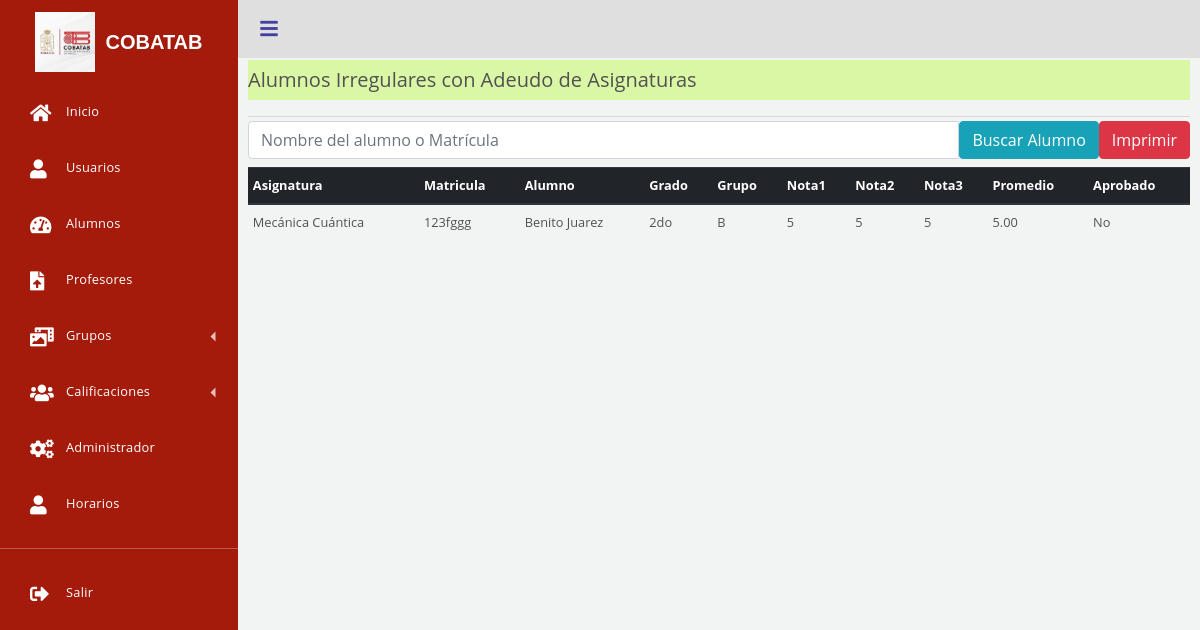
Screenshot of /views/alumnosirregulares.php (signed in) with the database file from the repository.
### tables this page shows
CREATE TABLE `notas` (
  `id` int(11) NOT NULL,
  `idasignatura` int(2) NOT NULL,
  `idalumno` int(2) NOT NULL,
  `Nota1` int(2) NOT NULL,
  `Nota2` int(2) NOT NULL,
  `Nota3` int(2) NOT NULL,
  `Promedio` float NOT NULL,
  `Aprobado` varchar(10) NOT NULL
);

CREATE TABLE `asignatura` (
  `id` int(11) NOT NULL,
  `Asignatura` varchar(50) NOT NULL,
  `idgrupo` int(11) NOT NULL,
  `Hora` int(2) NOT NULL,
  `Dia` varchar(10) NOT NULL,
  `idprofesor` int(3) NOT NULL
);

CREATE TABLE `alumnos` (
  `id` int(11) NOT NULL,
  `Nombre` varchar(30) NOT NULL,
  `Apellido` varchar(30) NOT NULL,
  `Matricula` varchar(30) NOT NULL,
  `Direccion` varchar(200) NOT NULL,
  `Movil` varchar(10) NOT NULL,
  `Email` varchar(100) NOT NULL
);

CREATE TABLE `grupo` (
  `id` int(11) NOT NULL,
  `Grupo` varchar(50) NOT NULL,
  `Turno` varchar(20) NOT NULL,
  `Ciclo` varchar(20) NOT NULL
);

### db/db.php (called while the page is built)
<?php
class Conectar{
  public static  function conexion(){
    $conexion = new PDO("mysql:host=localhost;dbname=cobatab", "root", "");
        return $conexion;
    }
}
?>

### tablasUniver/cuerpo.php (the view, shortened to what this page needs)
<?php
class tablacuerpo{
    private $db;
		private $alumnos;
    private $target;
    public function __construct(){
        $this->db=Conectar::conexion();
        $this->alumnos = array();
        $this->target = array();
    }
                  ?>
         <?php
public function irregulares($a,$link,$oculto)
{
  $consulta = $this->db->query($a);
  while($filas = $consulta->fetch(PDO::FETCH_ASSOC) ){
    $this->alumnos[] = $filas;
  }
  echo "<table class='table table-sm table-hover'><thead class='thead-dark'><tr> ";
    $i=0;
    foreach($this->alumnos[0] as $key=>$value){
              if($i<=$oculto)
              echo'<th style="display:none;">' . ($key) . '</th>';
              else
              echo'<th >' . ($key) . '</th>';
              $this->target[] = $key;
              $i++;
           }
           echo '</tr></thead><tbody border="1">';
            foreach ( $this->alumnos as $r ) {
             echo '<tr id='.$r["id"].'>';
             $i = 0;
                foreach ( $r as $v ) {
                  if($i<=$oculto)
                  echo '<td style="display:none;" data-target="'.$this->target[$i].'">'.$v.'</td>';
                  else
                  echo '<td data-target="'.$this->target[$i].'">'.$v.'</td>';
                  $i++;
            }
            echo '</tr>';
            }
    echo '</tbody> </table>';
}
}
?>

### librerias/menu.css (style rules this page uses)
:root { --font-family-sans-serif: "Open Sans", -apple-system, BlinkMacSystemFont, "Segoe UI", Roboto, "Helvetica Neue", Arial, sans-serif, "Apple Color Emoji", "Segoe UI Emoji", "Segoe UI Symbol", "Noto Color Emoji"; }
*, *::before, *::after { -webkit-box-sizing: border-box; box-sizing: border-box; }
html { font-family: sans-serif; line-height: 1.15; -webkit-text-size-adjust: 100%; -webkit-tap-highlight-color: rgba(0, 0, 0, 0); }
body { margin: 0; font-family: "Open Sans", -apple-system, BlinkMacSystemFont, "Segoe UI", Roboto, "Helvetica Neue", Arial, sans-serif, "Apple Color Emoji", "Segoe UI Emoji", "Segoe UI Symbol", "Noto Color Emoji"; font-size: 0.8rem; font-weight: 500; line-height: 2; color: #515151; text-align: left; background-color: #e9edf4; }

### rows the page displays
notas: idasignatura.Asignatura "Mecánica Cuántica", idalumno.Matricula "123fggg", v "Benito Juarez", v "2do", grupo.Grupo "B", v "5", v "5.00", Aprobado "No"

### other values shown
$key "Asignatura"
$key "Matricula"
$key "Alumno"
$key "Grado"
$key "Grupo"
$key "Nota1"
$key "Nota2"
$key "Nota3"
$key "Promedio"
$key "Aprobado"
